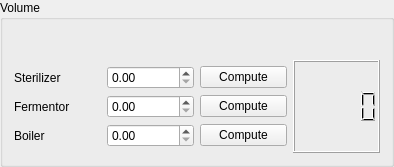
<?xml version="1.0" encoding="UTF-8"?>
<ui version="4.0">
 <class>DruidVolume</class>
 <widget class="QGroupBox" name="DruidVolume">
  <property name="geometry">
   <rect>
    <x>0</x>
    <y>0</y>
    <width>394</width>
    <height>160</height>
   </rect>
  </property>
  <property name="windowTitle">
   <string>GroupBox</string>
  </property>
  <property name="title">
   <string>Volume</string>
  </property>
  <layout class="QGridLayout" name="gridLayout">
   <property name="topMargin">
    <number>40</number>
   </property>
   <item row="0" column="3" rowspan="5">
    <widget class="QLCDNumber" name="lcdNumber"/>
   </item>
   <item row="2" column="0">
    <widget class="QLabel" name="label_3">
     <property name="text">
      <string>Fermentor</string>
     </property>
    </widget>
   </item>
   <item row="2" column="1">
    <widget class="QDoubleSpinBox" name="doubleSpinBox"/>
   </item>
   <item row="2" column="2">
    <widget class="QPushButton" name="pushButton_3">
     <property name="text">
      <string>Compute</string>
     </property>
    </widget>
   </item>
   <item row="3" column="0">
    <widget class="QLabel" name="label_4">
     <property name="text">
      <string>Boiler</string>
     </property>
    </widget>
   </item>
   <item row="3" column="1">
    <widget class="QDoubleSpinBox" name="doubleSpinBox_2"/>
   </item>
   <item row="3" column="2">
    <widget class="QPushButton" name="pushButton_4">
     <property name="text">
      <string>Compute</string>
     </property>
    </widget>
   </item>
   <item row="1" column="1">
    <widget class="QDoubleSpinBox" name="doubleSpinBox_3"/>
   </item>
   <item row="1" column="0">
    <widget class="QLabel" name="label_5">
     <property name="text">
      <string>Sterilizer</string>
     </property>
    </widget>
   </item>
   <item row="1" column="2">
    <widget class="QPushButton" name="pushButton_5">
     <property name="text">
      <string>Compute</string>
     </property>
    </widget>
   </item>
  </layout>
 </widget>
 <resources/>
 <connections/>
</ui>
